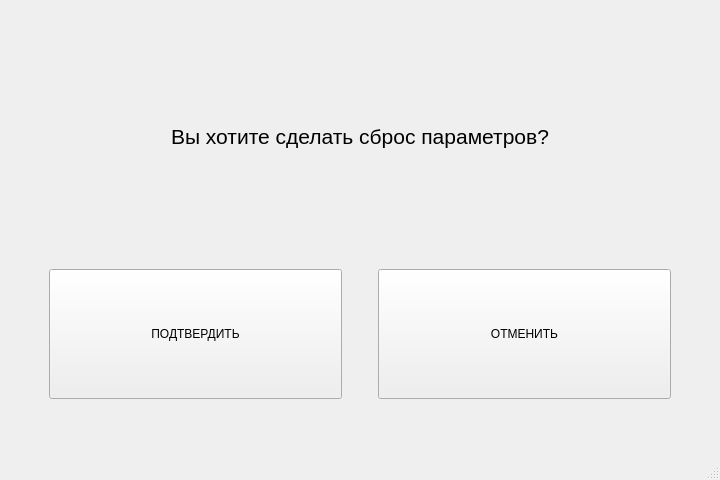
<?xml version="1.0" encoding="UTF-8"?>
<ui version="4.0">
 <class>MainWindow</class>
 <widget class="QMainWindow" name="MainWindow">
  <property name="geometry">
   <rect>
    <x>0</x>
    <y>0</y>
    <width>720</width>
    <height>480</height>
   </rect>
  </property>
  <property name="windowTitle">
   <string>MainWindow</string>
  </property>
  <widget class="QWidget" name="centralwidget">
   <layout class="QVBoxLayout" name="verticalLayout">
    <item>
     <spacer name="verticalSpacer">
      <property name="orientation">
       <enum>Qt::Vertical</enum>
      </property>
      <property name="sizeType">
       <enum>QSizePolicy::MinimumExpanding</enum>
      </property>
      <property name="sizeHint" stdset="0">
       <size>
        <width>20</width>
        <height>76</height>
       </size>
      </property>
     </spacer>
    </item>
    <item>
     <layout class="QHBoxLayout" name="horizontalLayout_3">
      <item>
       <spacer name="horizontalSpacer_4">
        <property name="orientation">
         <enum>Qt::Horizontal</enum>
        </property>
        <property name="sizeHint" stdset="0">
         <size>
          <width>40</width>
          <height>20</height>
         </size>
        </property>
       </spacer>
      </item>
      <item>
       <widget class="QLabel" name="label_2">
        <property name="maximumSize">
         <size>
          <width>620</width>
          <height>16777215</height>
         </size>
        </property>
        <property name="font">
         <font>
          <pointsize>16</pointsize>
         </font>
        </property>
        <property name="text">
         <string>Вы хотите сделать сброс параметров?</string>
        </property>
        <property name="alignment">
         <set>Qt::AlignCenter</set>
        </property>
       </widget>
      </item>
      <item>
       <spacer name="horizontalSpacer_5">
        <property name="orientation">
         <enum>Qt::Horizontal</enum>
        </property>
        <property name="sizeHint" stdset="0">
         <size>
          <width>40</width>
          <height>20</height>
         </size>
        </property>
       </spacer>
      </item>
     </layout>
    </item>
    <item>
     <spacer name="verticalSpacer_2">
      <property name="orientation">
       <enum>Qt::Vertical</enum>
      </property>
      <property name="sizeType">
       <enum>QSizePolicy::MinimumExpanding</enum>
      </property>
      <property name="sizeHint" stdset="0">
       <size>
        <width>20</width>
        <height>75</height>
       </size>
      </property>
     </spacer>
    </item>
    <item>
     <layout class="QHBoxLayout" name="horizontalLayout_2">
      <item>
       <layout class="QHBoxLayout" name="horizontalLayout">
        <item>
         <spacer name="horizontalSpacer">
          <property name="orientation">
           <enum>Qt::Horizontal</enum>
          </property>
          <property name="sizeType">
           <enum>QSizePolicy::Fixed</enum>
          </property>
          <property name="sizeHint" stdset="0">
           <size>
            <width>40</width>
            <height>20</height>
           </size>
          </property>
         </spacer>
        </item>
        <item>
         <widget class="QPushButton" name="pushButton_ok">
          <property name="minimumSize">
           <size>
            <width>210</width>
            <height>130</height>
           </size>
          </property>
          <property name="text">
           <string>ПОДТВЕРДИТЬ</string>
          </property>
         </widget>
        </item>
        <item>
         <spacer name="horizontalSpacer_3">
          <property name="orientation">
           <enum>Qt::Horizontal</enum>
          </property>
          <property name="sizeType">
           <enum>QSizePolicy::Fixed</enum>
          </property>
          <property name="sizeHint" stdset="0">
           <size>
            <width>30</width>
            <height>20</height>
           </size>
          </property>
         </spacer>
        </item>
        <item>
         <widget class="QPushButton" name="pushButton_cancel">
          <property name="minimumSize">
           <size>
            <width>210</width>
            <height>130</height>
           </size>
          </property>
          <property name="text">
           <string>ОТМЕНИТЬ</string>
          </property>
         </widget>
        </item>
       </layout>
      </item>
      <item>
       <spacer name="horizontalSpacer_2">
        <property name="orientation">
         <enum>Qt::Horizontal</enum>
        </property>
        <property name="sizeType">
         <enum>QSizePolicy::Fixed</enum>
        </property>
        <property name="sizeHint" stdset="0">
         <size>
          <width>40</width>
          <height>20</height>
         </size>
        </property>
       </spacer>
      </item>
     </layout>
    </item>
    <item>
     <spacer name="verticalSpacer_3">
      <property name="orientation">
       <enum>Qt::Vertical</enum>
      </property>
      <property name="sizeType">
       <enum>QSizePolicy::Minimum</enum>
      </property>
      <property name="sizeHint" stdset="0">
       <size>
        <width>20</width>
        <height>50</height>
       </size>
      </property>
     </spacer>
    </item>
   </layout>
  </widget>
  <widget class="QMenuBar" name="menubar">
   <property name="geometry">
    <rect>
     <x>0</x>
     <y>0</y>
     <width>720</width>
     <height>26</height>
    </rect>
   </property>
  </widget>
  <widget class="QStatusBar" name="statusbar"/>
 </widget>
 <resources/>
 <connections/>
</ui>
